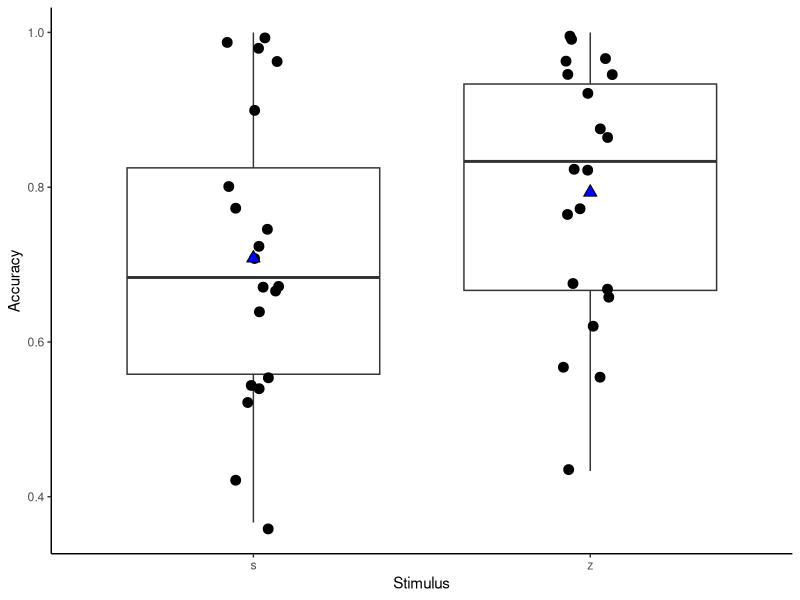
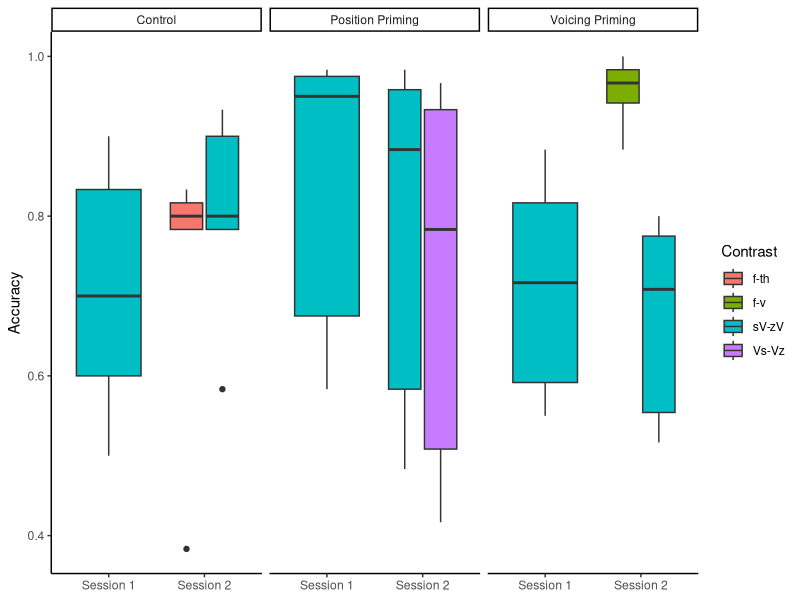
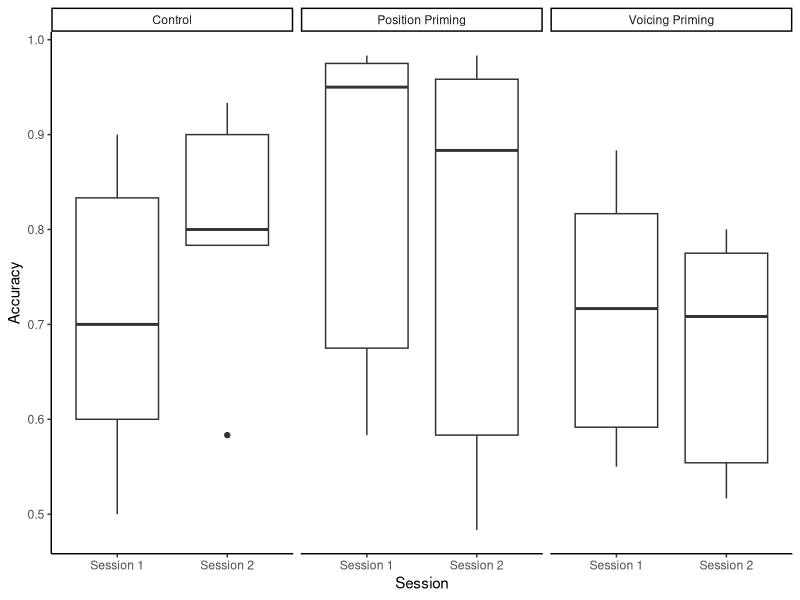
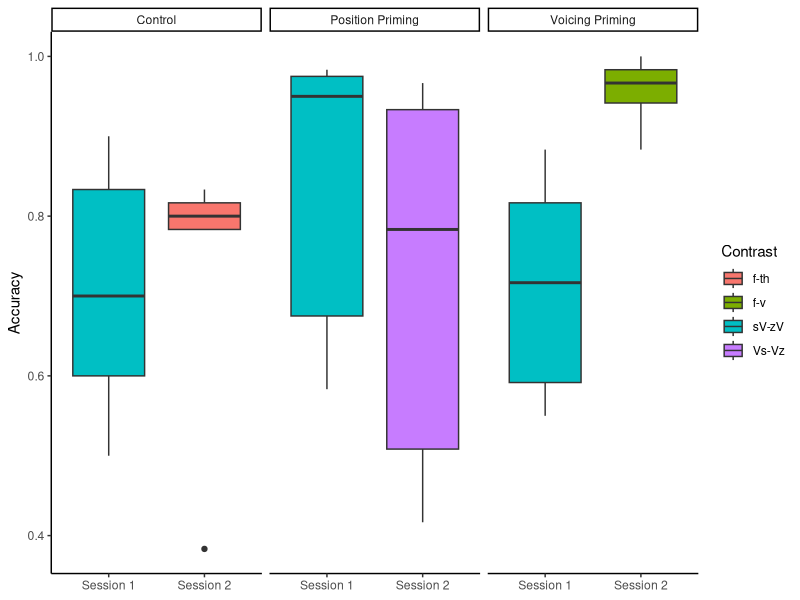
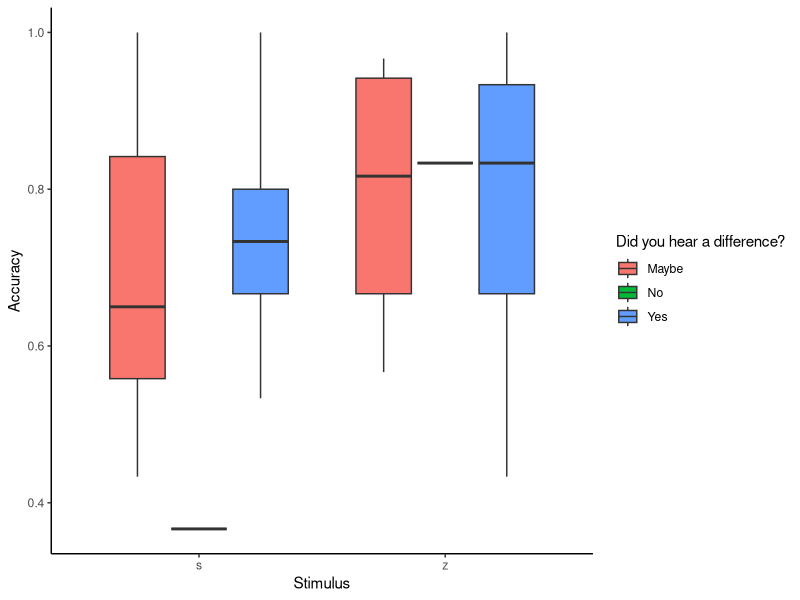
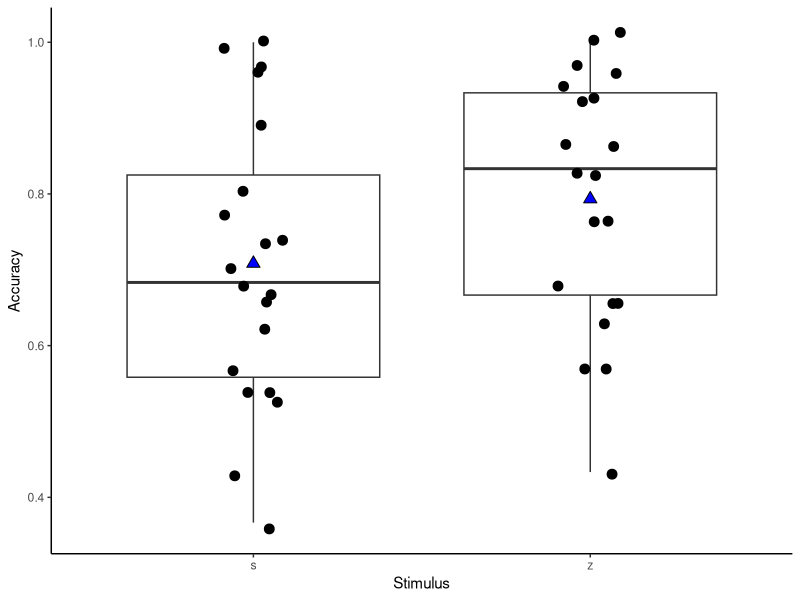
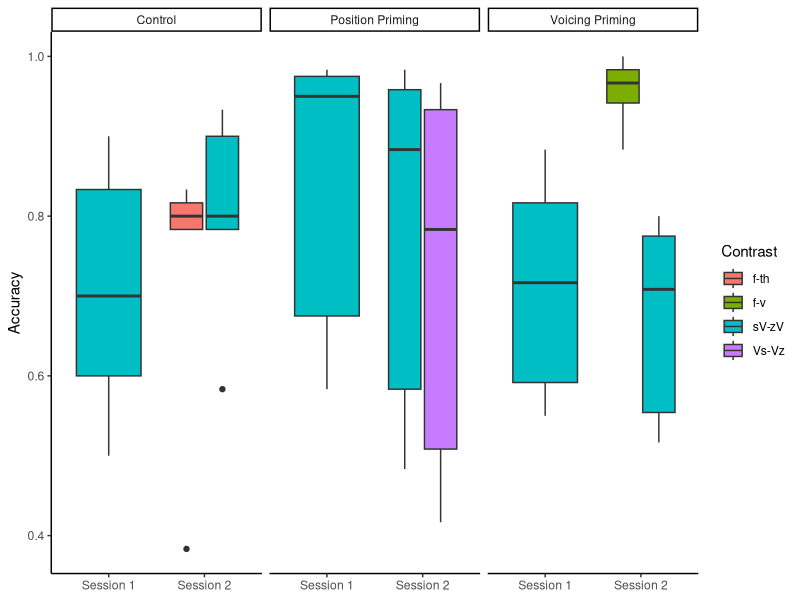
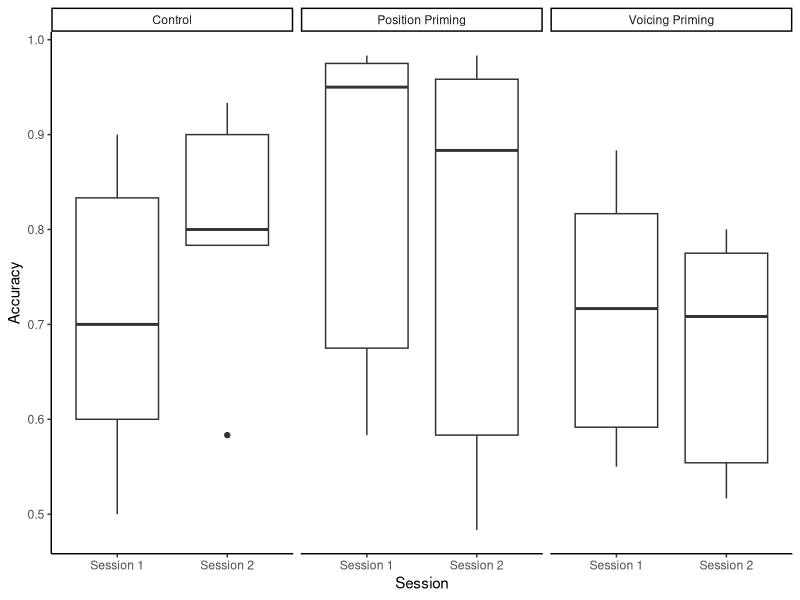

Write R code to recreate these figures, in order.
## ---- chunk 1
knitr::opts_chunk$set(echo = TRUE)
## ---- chunk 2
library(tidyverse)
library(broom)
## ---- chunk 3
s1_load <- read_csv("session1.csv")[,-1] # we remove the first columns because they only contain numbers
s2_load <- read_csv("session2.csv")[,-1]

## ---- chunk 4
#raw <- read.delim("raw.txt", header = TRUE)
#raw <- as_tibble(raw)
## ---- chunk 5
guy <- "MnRo29"
## ---- chunk 6
guy_rows <- s1_load %>% filter(username %in% guy)

## ---- chunk 7
guy_rows <- guy_rows[1:69,]
## ---- chunk 8
guy_rows$acc_rating <- with(guy_rows,
                            ifelse(inputvalue == expected, 1, 0))
## ---- chunk 9
guy_data <- guy_rows %>% select(colnames(s1_load))
## ---- chunk 10
guy_data$firstlanguage <- "Danish"
## ---- chunk 11
guy_data <- guy_data %>% select(-c("startdate", "enddate"))
## ---- chunk 12
guy_2 <- "MnRo29"
## ---- chunk 13
guy_row_s2 <- s2_load %>% filter(username %in% "MnRo29")
## ---- chunk 14
guy_row_s2 <- filter(guy_row_s2, startdate == "2021-10-30")
## ---- chunk 15
guy_data_s2 <- guy_row_s2 %>% select(colnames(s2_load))
## ---- chunk 16
s1_load <- s1_load %>% filter(!username %in% c("HITR27", "HEKV5", "MnRo29", "HeMo39"))

## ---- chunk 17
s1_load <- full_join(s1_load, guy_data)
## ---- chunk 18
s1 <- s1_load %>% filter(
  label == "<p>Did you hear \"s\" or \"z\"?</p>", # the label must say this
  username %in% unique(s2_load$username), # the participant must have completed both sessions
  hearing != "hearing_aid", # no participants with hearing aids 
  firstlanguage %in% c("danish", "Danish", "Dansk") # all must speak L1 Danish 
) %>%
  select(username, expected, label, acc_rating, equipment) # selecting relevant variables
## ---- chunk 19
s1 <- s1 %>% rename(
  Participant = username,
  Stimulus = expected,
  Contrast = label,
  Hit = acc_rating,
  Equipment = equipment
)
## ---- chunk 20
s1$Position <- "Initial"
## ---- chunk 21
s1$Session <- "Session 1"
## ---- chunk 22
s1 <- s1 %>% mutate(
  Contrast = case_when(
    Contrast == "<p>Did you hear \"s\" or \"z\"?</p>" ~ "s-z",
  )
)
## ---- chunk 23
s1 %>% group_by(Participant, Equipment, Stimulus) %>%
  summarise(Accuracy = mean(Hit)) %>%
  ggplot(aes(x = Stimulus, y = Accuracy)) +
  geom_boxplot() + 
  geom_jitter(width = 0.1, size = 3) + 
  stat_summary( # add the mean adds a blue triangle 
    geom = "point",
    fun = "mean",
    col = "black",
    size = 3,
    shape = 24,
    fill = "blue") +
  theme_classic()
 
ggsave("Figures/s1_boxplot.pdf", 
       width = 8, height = 6) # takes the latest plot as the first argument
## ---- chunk 24
s1_subset <- s1 %>% select(Participant, Stimulus, Hit) %>% 
  mutate(Stimulus = factor(Stimulus, levels = c("s", "z")))
## ---- chunk 25
s1_subset <- s1_subset %>% group_by(Participant, Stimulus) %>% 
  summarize(Accuracy = mean(Hit))
## ---- chunk 26
contrasts(s1_subset$Stimulus) 
## ---- chunk 27
s1_mdl <- lm(Accuracy ~ 1 + Stimulus,
                data = s1_subset)
## ---- chunk 28
summary(s1_mdl)
## ---- chunk 29
s2_load %>% filter(!username %in% c("HITR27", "HEKV5", "MnRo29", "HeMo39")) -> s2_load
## ---- chunk 30
s2_load <- full_join(s2_load, guy_data_s2)
## ---- chunk 31
s2 <- s2_load %>%
  filter(username %in% unique(s1$Participant),
         label %in% c(
           "<p>Did you hear \"s\" or \"z\"?</p>",
           "<p>Did you hear \"f\" or \"th\"?</p>",
           "<p>Did you hear \"f\" or \"v\"?</p>"
         )
      )
## ---- chunk 32
s2 <- s2 %>% filter(username %in% names(table(s2$username)[table(s2$username) <= 120]))
## ---- chunk 33
s2 <- s2 %>% mutate(
  Position = ifelse(grepl("final", url), "Final", "Initial")
)
## ---- chunk 34
s2 <- s2 %>% select(username, expected, label, acc_rating, equipment, Position) %>%
  rename(Participant = username, Stimulus = expected, Contrast = label,
         Hit = acc_rating, Equipment = equipment)

## ---- chunk 35
ptts_init_final <-  s2 %>% group_by(Participant) %>% count(Position) %>% filter(n == 60) %>% select(Participant) %>% as_vector() 
## ---- chunk 36
s2$Session <- "Session 2"
## ---- chunk 37
s2 <- s2 %>% mutate(
  Contrast = case_when(
    Contrast == "<p>Did you hear \"s\" or \"z\"?</p>" ~ "s-z",
    Contrast == "<p>Did you hear \"f\" or \"th\"?</p>" ~ "f-th",
    Contrast == "<p>Did you hear \"f\" or \"v\"?</p>" ~ "f-v",
  )
)
## ---- chunk 38
ppt_groups <- s2 %>% mutate(
  Group = case_when(
    Contrast == "f-th" ~ "Control",
    Contrast == "s-z" & Position == "Final" ~ "Position Priming",
    Contrast == "f-v" ~ "Voicing Priming"
  )
) %>% filter(!is.na(Group)) %>% group_by(Participant, Group) %>% count() %>%
  select(Participant, Group)
## ---- chunk 39
ss <- full_join(s1, s2)
## ---- chunk 40
left_join(ss, ppt_groups) -> ss
## ---- chunk 41
ss <- ss %>% mutate(
  Contrast = ifelse(Contrast == "s-z" & Position == "Initial", "sV-zV", Contrast),
  Contrast = ifelse(Contrast == "s-z" & Position == "Final", "Vs-Vz", Contrast)
)
## ---- chunk 42
ss %>% group_by(Participant, Contrast, Equipment, Position, Session, Group) %>%
  summarise(Accuracy = mean(Hit)) %>%
  ggplot(aes(x = Session, y = Accuracy, varwidth = T)) +
  geom_boxplot(aes(fill = Contrast)) + 
  scale_color_brewer(palette = 1) +
  facet_grid(~ Group) +
  theme_classic() + 
  xlab(NULL)

ggsave("Figures/s2_boxplot.pdf", 
       width = 10, height = 8)
## ---- chunk 43
s2_subset <- ss %>% filter(Contrast == "sV-zV") 
## ---- chunk 44
s2_subset %>% group_by(Participant, Session, Group) %>%
  summarise(Accuracy = mean(Hit)) %>%
  ggplot(aes(x = Session, y = Accuracy)) +
  facet_wrap(~ Group) +
  geom_boxplot() +
  theme_classic()

ggsave("Figures/s2_premodel.pdf", 
       width = 8, height = 6)
## ---- chunk 45
s2_subset <- s2_subset %>% select(Participant, Session, Group, Hit) %>% 
mutate(
  Group = factor(Group, levels = c("Control", "Voicing Priming", "Position Priming")),
  Session = factor(Session, levels = c("Session 1", "Session 2")))
## ---- chunk 46
s2_subset <- s2_subset %>% group_by(Participant, Group, Session) %>% 
  summarise(Accuracy = mean(Hit))
## ---- chunk 47
contrasts(s2_subset$Group)
contrasts(s2_subset$Session)
## ---- chunk 48
s2_mdl <- lm(
  data = s2_subset,
  formula =
    Accuracy ~ Group * Session
)
## ---- chunk 49
summary(s2_mdl)
## ---- chunk 50
newsubset_session2 <- ss %>%
  filter(Session == "Session 2",
         Contrast != "sV-zV") 

## ---- chunk 51
newsubset_session1 <- ss %>%
  filter(Session == "Session 1")
## ---- chunk 52
newsubset <- full_join(newsubset_session1, newsubset_session2) 
## ---- chunk 53
newsubset <- newsubset %>% group_by(Participant, Session, Group, Contrast) %>% 
  summarize(Accuracy = mean(Hit))
## ---- chunk 54
newsubset %>%
  ggplot(aes(x = Session, y = Accuracy, fill = Contrast)) +
  geom_boxplot() +
  facet_wrap(~ Group) + 
  xlab(NULL) +
  theme_classic()

ggsave("Figures/s2_primingplot.pdf", 
       width = 8, height = 6)
## ---- chunk 55
priming_mdl <- lm(
  data = newsubset,
  formula =
    Accuracy ~ Group * Session
)
## ---- chunk 56
summary(priming_mdl)
## ---- chunk 57
s1_self <- s1_load %>% filter(
  label == "<p>Did you hear a difference?</p>", # the label must say this
  username %in% unique(s2_load$username), # the participant must have completed both sessions
  hearing != "hearing_aid", # no participants with hearing aids 
  firstlanguage %in% c("danish", "Danish", "Dansk") # all must speak L1 Danish 
)
## ---- chunk 58
s1_self[20, 2] <- "Maybe"
## ---- chunk 59
s1_self <- s1_self[, c(1, 2, 4)]
## ---- chunk 60
s1_self <- s1_self %>% 
  rename(Participant = username)
## ---- chunk 61
s1_self <- left_join(s1_self, s1)
## ---- chunk 62
s1_self %>% group_by(Participant, Stimulus, inputvalue) %>% 
  summarize(Accuracy = mean(Hit)) %>% 
  ggplot(aes(x = Stimulus, y = Accuracy, fill = inputvalue)) + 
  geom_boxplot() + 
  labs(fill = "Did you hear a difference?") +
  theme_classic()
## ---- chunk 63
s1_self %>% filter(inputvalue == "No")

s1_self <- s1_self %>% filter(Participant != "VELO39")
## ---- chunk 64
s1_self <- s1_self %>% filter(Stimulus == "s")
## ---- chunk 65
s1_self <- s1_self %>% group_by(Participant, Stimulus, Hit) %>% 
  mutate(
    inputvalue = factor(inputvalue, levels = c("Maybe", "Yes")))
## ---- chunk 66
s1_self <- s1_self %>% group_by(Participant, Stimulus, inputvalue) %>% 
  summarize(Accuracy = mean(Hit))
## ---- chunk 67
s1_self_mdl <- lm(Accuracy ~ 1 + inputvalue,
                data = s1_self)
## ---- chunk 68
summary(s1_self_mdl)
